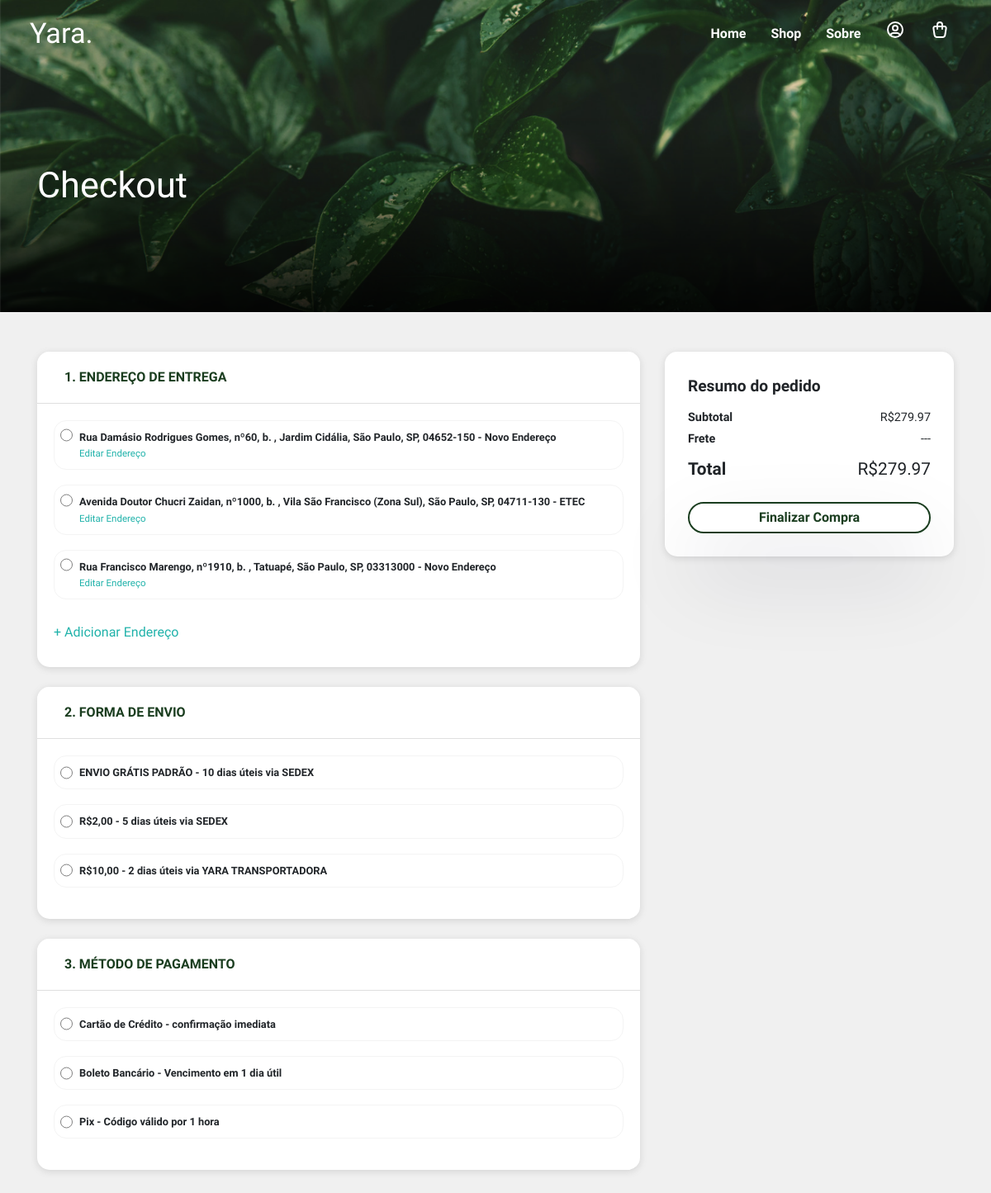
/view/checkout.php?valor=279.97 (signed in), run on the app's committed database.
### tables this page shows
CREATE TABLE IF NOT EXISTS `endereco` (
  `ID_ENDERECO` int NOT NULL AUTO_INCREMENT,
  `id_cliente` int DEFAULT NULL,
  `cep` varchar(10) DEFAULT NULL,
  `pais` varchar(50) DEFAULT NULL,
  `estado` varchar(50) DEFAULT NULL,
  `cidade` varchar(50) DEFAULT NULL,
  `bairro` varchar(50) DEFAULT NULL,
  `rua` varchar(100) DEFAULT NULL,
  `numero` int DEFAULT NULL,
  `bloco` varchar(10) DEFAULT NULL,
  `apto` varchar(10) DEFAULT NULL,
  `nome` varchar(100) DEFAULT NULL,
  `datahora` datetime DEFAULT NULL,
  `status` tinyint(1) NOT NULL COMMENT '1-ative| 0-disabled',
  PRIMARY KEY (`ID_ENDERECO`),
  KEY `id_cliente` (`id_cliente`)
);

### model/manager.php (called while the page is built, shortened)
<?php
        function buscar_endereco($id){
            require "conexao.php";
            $sql = "SELECT * FROM endereco WHERE id_cliente='$id' AND status = '1'";
             $result=$conn->query($sql);
            if($result->num_rows > 0){
                $num = $result ->num_rows;
                $dados=array();
                $dados["result"] = 1;
                $dados["num"]=$num;
                $i=0;
                while($row=$result->fetch_assoc()){
                    $dados[$i]["id"] =          $row["ID_ENDERECO"];
                    $dados[$i]["id_cliente"] =  $row["id_cliente"];
                    $dados[$i]["cep"] =         $row["cep"];
                    $dados[$i]["estado"] =      $row["estado"];
                    $dados[$i]["cidade"] =      $row["cidade"];
                    $dados[$i]["bairro"] =      $row["bairro"];
                    $dados[$i]["numero"] =      $row["numero"];
                    $dados[$i]["rua"] =         $row["rua"];
                    $dados[$i]["apto"] =         $row["apto"];
                    $dados[$i]["bloco"] =       $row["bloco"];
                    $dados[$i]["nome"] =        $row["nome"];
                 $i++;
                }
                return $dados;
            }else{
                $dados["result"] = 0;
                $dados["num"]= 0;
                    $conn->close();
                    return $dados;
                }
                }
        ?>

### view/checkout.php (the view, shortened to what this page needs)
<!DOCTYPE html>
<html lang="en">
<head>
  </head>
<body>
<html lang="en">
<?php
    if(isset($_SESSION['USER-ID'])){
    ?>
    <head>
        <link
            rel="stylesheet"
            href="https://stackpath.bootstrapcdn.com/bootstrap/4.1.3/css/bootstrap.min.css"
>
        <link href="../assets/style/meuperfil.css" rel="stylesheet">
    </head>
    <body>
        <header>
        <div class="menu">
          <a class="logo" href="#" style="color:#000">
              Yara.
          </a>
          <div class="menu-links">
              <a class="menu-link a-home" href="../index.php">Home</a>
              <a class="menu-link a-shop" href="shop.php">Shop</a>
              <a class="menu-link a-sobre" href="sobre.html">Sobre</a>
              <a class="menu-link" href="meuperfil.php">
              </a>
              <a class="menu-link" href="carrinho.php">
              </a>
          </div>
      </div>
            <div class="container container-RESP">
                <div class="row">
                    <div class="col-6 margin">
                            <p id="name">Checkout</p>
                        </div>
                    </div>
                </div>
            </header>
            <br>
<br>
<form action="../controller/controller_compra.php" method="post" id="form_pedido" class="form_padrao">
            <div class="container container-RESP">
            <div class="row">
    <div class="col-8">
    <div class="accordion " id="accordionExample">
  <div class="card bg">
    <div class="card-header" id="headingOne">
      <h5 class="mb-0">
        <button class="btn btn-link etapa-name" type="button" data-toggle="collapse" data-target="#collapseOne" aria-expanded="true" aria-controls="collapseOne">
         <B> 1. Endereço de Entrega </B>
        </button>
      </h5>
    </div>
    <div id="collapseOne" class="collapse show" aria-labelledby="headingOne">
      <div class="card-body">
      <?php
      require "../model/manager.php";
      $dados = buscar_endereco($_SESSION["USER-ID"]);
      if($dados["result"] == 0){ echo ""; }else{
              for($i=0;$i<$dados["num"];$i++){
echo"  <div class=\"custom-radio\">
<input type=\"radio\" value=\"".$dados[$i]["id"]."\" id=\"endereco".$dados[$i]["id"]."\" name=\"opcoes_endereco\">
<label for=\"endereco".$dados[$i]["id"]."\" class=\"label_padrao\">".$dados[$i]["rua"].", "; if ($dados[$i]["numero"]!=''){echo 'nº'.$dados[$i]["numero"].", ";} if ($dados[$i]["bloco"]!=''){echo 'b.'.$dados[$i]["bloco"].", ";} if ($dados[$i]["apto"]!=''){echo 'apto.'.$dados[$i]["apto"].", ";} echo $dados[$i]["bairro"].", ".$dados[$i]["cidade"].", ".$dados[$i]["estado"].", ".$dados[$i]["cep"]." - ".$dados[$i]["nome"]." <br>
<button type=\"button\" class=\"btn botao_modal editar\" data-toggle=\"modal\" data-target=\"#modal".$dados[$i]["id"]."\"><span class=\"azul\">Editar Endereço</span></button>
</label>
</div>";
              }
            }
      ?>
<button type="button" class="btn botao_modal adicionar " data-toggle="modal" data-target="#novo_endereco"><span class="azul">+ Adicionar Endereço </span></button>
      </div>
    </div>
  </div>
  <br>
  <div class="card">
    <div class="card-header" id="headingTwo">
      <h5 class="mb-0">
        <button class="btn btn-link collapsed etapa-name" type="button" data-toggle="collapse" data-target="#collapseTwo" aria-expanded="true" aria-controls="collapseTwo">
         2. Forma de Envio
        </button>
      </h5>
    </div>
    <div id="collapseTwo" class="collapse show" aria-labelledby="headingTwo" >
    <div class="card-body">
    <div class="custom-radio margin-radio">
  <label for="envio1" class="label_padrao">
   ENVIO GRÁTIS PADRÃO - 10 dias úteis via SEDEX
  </label>
</div>
<div class="custom-radio margin-radio">
  <label for="envio2"  class="label_padrao">
  R$2,00 - 5 dias úteis via SEDEX
  </label>
</div>
<div class="custom-radio margin-radio">
  <label for="envio3" class="label_padrao">
  R$10,00 - 2 dias úteis via YARA TRANSPORTADORA
  </label>
</div>
</div>
    </div>
  </div>
  <br>
  <div class="card">
    <div class="card-header" id="headingThree">
      <h5 class="mb-0">
        <button class="btn btn-link collapsed etapa-name" type="button" data-toggle="collapse" data-target="#collapseThree" aria-expanded="true" aria-controls="collapseThree">
          3. Método de Pagamento
        </button>
      </h5>
    </div>
    <div id="collapseThree" class="collapse show" aria-labelledby="headingThree" >
      <div class="card-body">
      <div class="custom-radio margin-radio" data-toggle="modal" data-target="#modalcartao">
  <label for="pay1" class="label_padrao">
   Cartão de Crédito - confirmação imediata
  </label>
</div>
<div class="custom-radio margin-radio">
  <label for="pay2" class="label_padrao">
  Boleto Bancário - Vencimento em 1 dia útil
  </label>
</div>
<div class="custom-radio margin-radio">
  <label for="pay3" class="label_padrao">
  Pix - Código válido por 1 hora
  </label>
</div>
      </div>
    </div>
  </div>
</div>
  </div>
                    <div class="col-4">
                    <div class="card subtotal_card">
  <div class="card-body">
 <table>
 <tr><td class="th" ><b>Resumo do pedido</b></td></tr>
 <tr class="resume_row "><td><b>Subtotal</b></td><td class="valor_div"><span id="valor"> R$<?php echo $_GET["valor"]; ?> </span></td></tr>
 <tr class="resume_row "><td><b>Frete</b></td><td class="valor_div"><span id="frete">---</span></td></tr>
 <tr class="subtotal_row font"><td><b>Total</b></td><td class="valor_div valor_final">R$<?php echo $_GET["valor"]; ?></td></tr>
 </table>
<table class="margin-table">
<tr><td class="button_final">
    <button type="button" class="button" onclick="verificar()" name="btnCarrinho">Finalizar Compra</button>
</td></tr>
</form>
 </body>
<?php } else{ header("Location: login.php?fase=2"); }?>
</body>
</html>

### assets/style/meuperfil.css (style rules this page uses)
body, html { height: 100% !important; margin: 0 !important; background-color: #f0f0f0 !important; }
.menu { background-color: transparent !important; position: absolute; width: 100%; display: flex; justify-content: space-between; align-items: center; padding: 0 3%; margin: 15px 0px 0px; top: 0; z-index: 3; }
.logo { font-family: 'Berkshire Swash'; font-size: 28pt; text-decoration: none !important; color: #fafafa; cursor: pointer; }
.menu-links { justify-content: space-between !important; display: flex; align-items: center; height: 40px; padding: 0 1.2%; }
.menu-link { margin-left: 30px; font-family: "Questrial", sans-serif; font-size: 14px; font-weight: bold; color: #d6d6d6; text-decoration: none; transition: color 0.3s, text-decoration 0.3s; }
header { background-image: url("../media/yara_bg.png"); }

### data on the page
endereco: rua "Rua Damásio Rodrigues Gomes", numero "60", bairro "Jardim Cidália", cidade "São Paulo", estado "SP", cep "04652-150", nome "Novo Endereço"
endereco: rua "Avenida Doutor Chucri Zaidan", numero "1000", bairro "Vila São Francisco (Zona Sul)", cidade "São Paulo", estado "SP", cep "04711-130", nome "ETEC"
endereco: rua "Rua Francisco Marengo", numero "1910", bairro "Tatuapé", cidade "São Paulo", estado "SP", cep "03313000", nome "Novo Endereço"

### other printed values
$_GET["valor"] "279.97"
